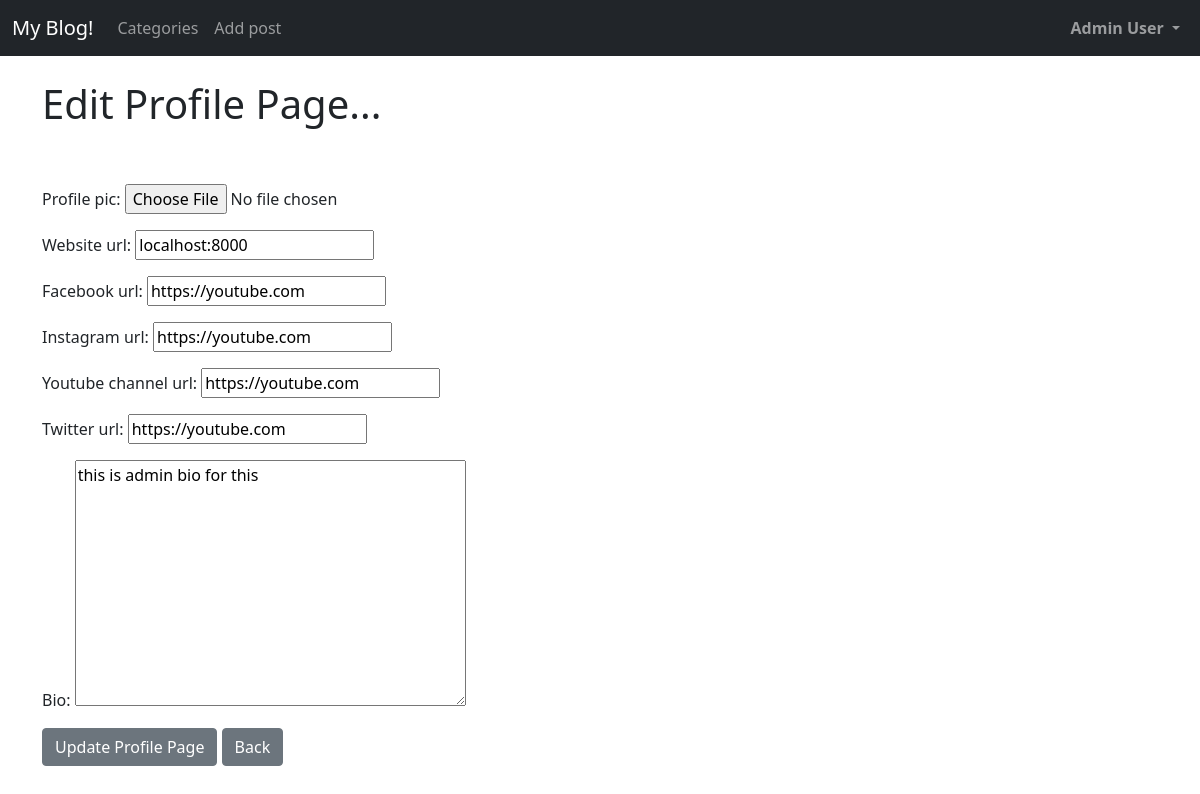
Page /members/1/edit_profile_page/ (signed in) on the committed database.
### demoapp/models.py (models this page shows, shortened)
class Profile(models.Model):
    user = models.OneToOneField(User, null=True, on_delete=models.CASCADE)
    profile_pic = models.ImageField(null=True, blank=True, upload_to="images/profile/")
    website_url = models.CharField(max_length=255, null=True, blank=True)
    facebook_url = models.CharField(max_length=255, null=True, blank=True)
    instagram_url = models.CharField(max_length=255, null=True, blank=True)
    youtube_channel_url = models.CharField(max_length=255, null=True, blank=True)
    twitter_url = models.CharField(max_length=255, null=True, blank=True)
    bio = models.TextField(blank=True, null=True)

### members/views.py (the view)
# urls.py: path('<int:pk>/edit_profile_page/', EditProfilePageView.as_view(), name='edit_profile_page'),
class EditProfilePageView(generic.UpdateView):
    model = Profile
    form_class = ProfilePageForm
    template_name = 'registration/edit_profile_page.html'
    success_url = reverse_lazy('home')

### members/forms.py
class ProfilePageForm(forms.ModelForm):
	class Meta:
		model = Profile
		fields = ('profile_pic', 'website_url', 'facebook_url', 'instagram_url', 'youtube_channel_url', 'twitter_url', 'bio')
		widget = {
		'bio': forms.TextInput(attrs={'class': 'form-control'}),
		'profile_pic': forms.TextInput(attrs={'class': 'form-control'}),
		'website_url': forms.TextInput(attrs={'class': 'form-control'}),
		'facebook_url': forms.TextInput(attrs={'class': 'form-control'}),
		'youtube_channel_url': forms.TextInput(attrs={'class': 'form-control'}),
		'twitter_url': forms.TextInput(attrs={'class': 'form-control'}),
		'instagram_url': forms.TextInput(attrs={'class': 'form-control'}),
		}

### members/templates/registration/edit_profile_page.html (shortened to what this page needs)
{% extends 'base.html' %}
{% block content %}
{% if user.is_authenticated %}
	{% if user.id == profile.user.id %}
	<h1>Edit Profile Page...</h1>
	<br/><br/>
	<div class="form-group">
	    <form method="POST" enctype="multipart/form-data">
	        {{ form.as_p }}
	        <button class="btn btn-secondary">Update Profile Page</button>
	        <a href="{% url 'home' %}" class="btn btn-secondary">Back</a>
	</div>
	{%else%}
	<h3>You're not the correct user...</h3>
	{% endif %}
{% else %}
	<h3>You are not allowed here!</h3><h5> (And you know it...)</h5>
	<br/>
Click to <a href="{% url 'login' %}" >Login</a>
{% endif %}
<br><br>
{% endblock %}

### demoapp/templates/base.html (shortened to what this page needs)
<!doctype html>
<html lang="en">
  <head>
    <link href="https://cdn.jsdelivr.net/npm/bootstrap@5.0.0-beta1/dist/css/bootstrap.min.css" rel="stylesheet">
  </head>
  <body>
  <nav class="navbar navbar-expand-lg navbar-dark bg-dark">
  <div class="container-fluid">
    <a class="navbar-brand" href="{% url 'home' %}">My Blog!</a>
    <div class="collapse navbar-collapse" id="navbarSupportedContent">
      <ul class="navbar-nav me-auto mb-2 mb-lg-0">
        <li class="nav-item" id="navbarSupportedContent">
          <a class="nav-link" href="{% url 'category-list' %} "  >Categories</a>
        </li>
        {% if user.is_authenticated %}
          <li class="nav-item" id="navbarSupportedContent">
            <a class="nav-link" href="{% url 'add_post' %}" >Add post</a>
          </li>
        {% endif %}
      </ul>
      {% if user.is_authenticated %}
      <ul class="navbar-nav ml-auto mb-20 mb-lg-10">
        <li class="nav-item dropdown" >
            <a class="nav-link dropdown-toggle" href="#" id="navbarDropdown" role="button" data-bs-toggle="dropdown" aria-expanded="true"><strong>{{ user.first_name }} {{user.last_name}}</strong>
            </a>
        </li>
      </ul>
      {% endif %}
    </div>
  </div>
</nav>
  <br/>
    <div class="container">
        {% block content %}
        {% endblock %}
    </div>
  </body>
</html>

### rows in the picture
Profile: website_url "localhost:8000", facebook_url "https://youtube.com", instagram_url "https://youtube.com", youtube_channel_url "https://youtube.com", twitter_url "https://youtube.com", bio "this is admin bio for this"

### other values in the picture
{{ user.first_name }} "Admin"
{{ user.last_name }} "User"
